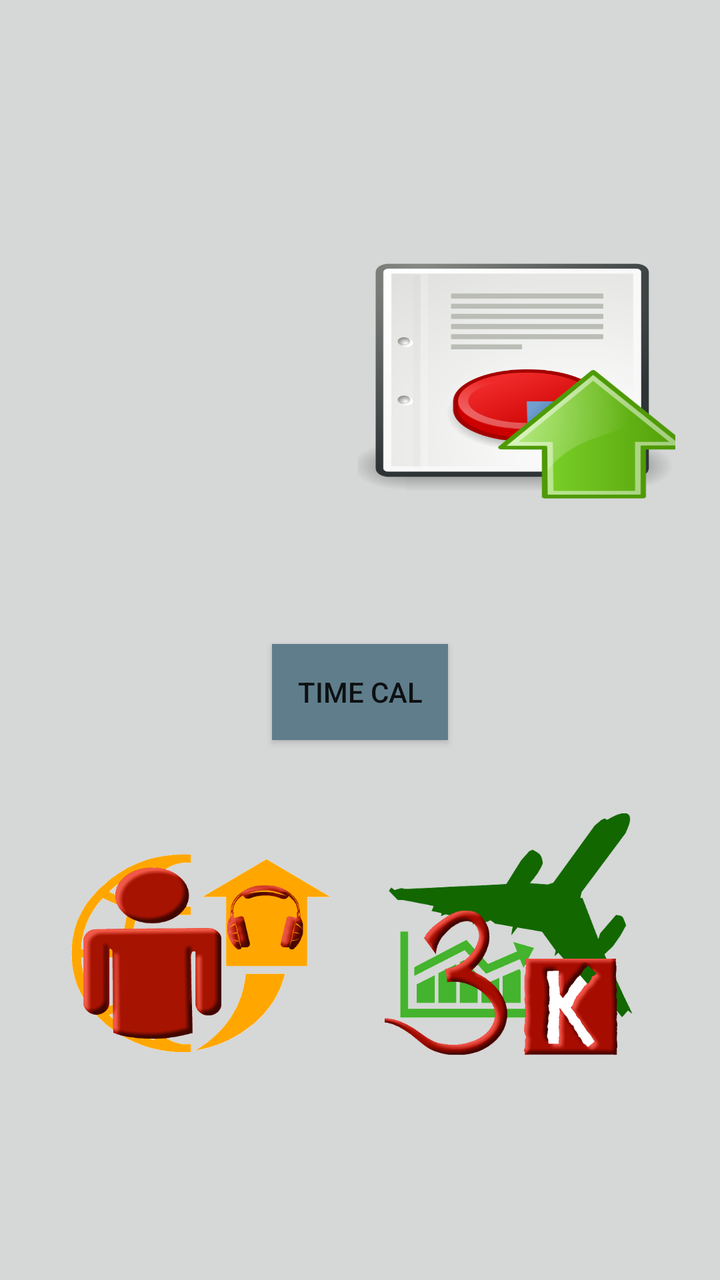
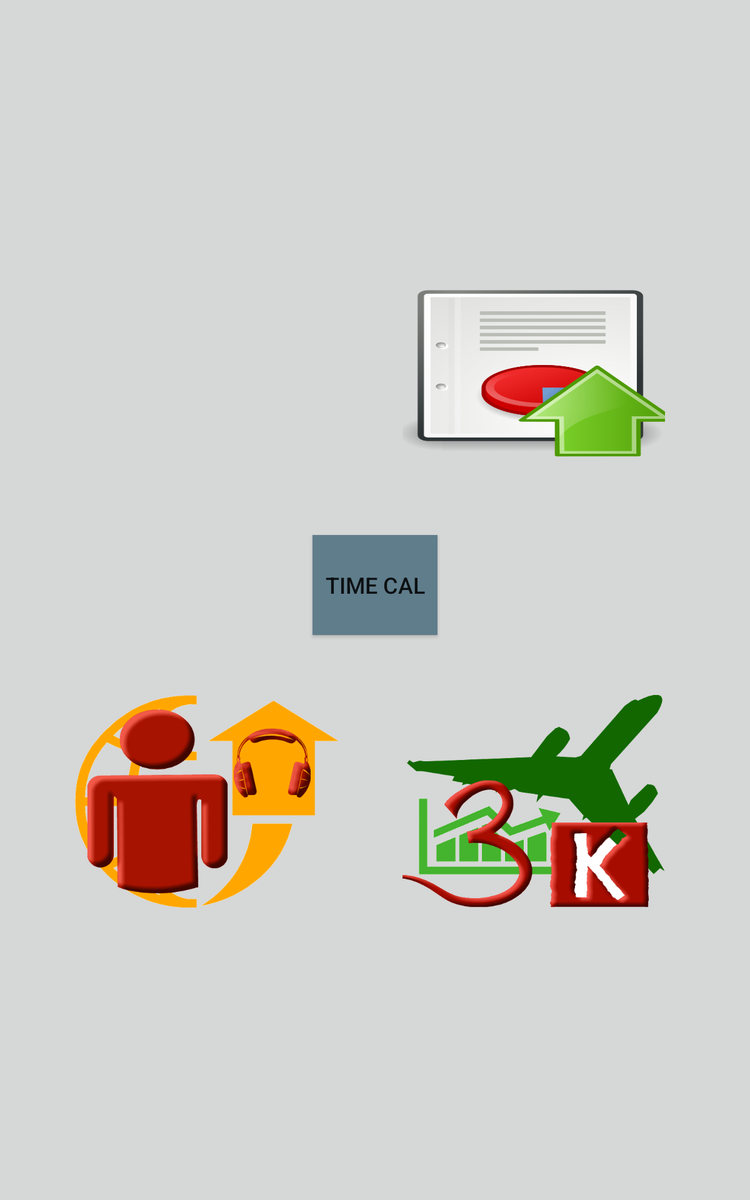

Two renders of one Android screen. The first uses the default layout on a phone; the second uses the alternative layout the repository ships for a different screen configuration, on a matching device. The two XML files are below.
<!-- AndroidManifest.xml: application theme AppTheme -->
<!-- res/layout/activity_menu.xml -->
<?xml version="1.0" encoding="utf-8"?>
<android.support.constraint.ConstraintLayout xmlns:android="http://schemas.android.com/apk/res/android"
    xmlns:app="http://schemas.android.com/apk/res-auto"
    xmlns:tools="http://schemas.android.com/tools"
    android:id="@+id/MenuFondo"
    android:layout_width="match_parent"
    android:layout_height="match_parent"
    android:background="?attr/colorButtonNormal"
    tools:context="apps.paquete.andres.operat11.Menu"
    tools:layout_editor_absoluteY="81dp">

    <ImageButton
        android:id="@+id/CalculatorButton"
        android:layout_width="158dp"
        android:layout_height="151dp"
        android:layout_gravity="center"
        android:layout_marginStart="8dp"
        android:layout_marginLeft="8dp"
        android:layout_marginTop="32dp"
        android:layout_marginBottom="40dp"
        android:layout_weight="1"
        android:adjustViewBounds="true"
        android:background="@mipmap/calculator"
        android:contentDescription="@string/CalcBoton"
        android:onClick="GetCalculator"
        android:scaleType="centerInside"
        app:layout_constraintBottom_toTopOf="@+id/RadioButton"
        app:layout_constraintEnd_toStartOf="@+id/FullButton"
        app:layout_constraintStart_toStartOf="parent"
        app:layout_constraintTop_toTopOf="parent" />

    <ImageButton
        android:id="@+id/FullButton"
        android:layout_width="159dp"
        android:layout_height="150dp"
        android:layout_gravity="center"
        android:layout_marginTop="32dp"
        android:layout_marginEnd="16dp"
        android:layout_marginRight="16dp"
        android:layout_marginBottom="32dp"
        android:layout_weight="1"
        android:adjustViewBounds="true"
        android:background="@mipmap/report"
        android:contentDescription="@string/FullBoton"
        android:onClick="GetFull"
        android:scaleType="centerInside"
        app:layout_constraintBottom_toTopOf="@+id/ContadorBotton"
        app:layout_constraintEnd_toEndOf="parent"
        app:layout_constraintStart_toEndOf="@+id/CalculatorButton"
        app:layout_constraintTop_toTopOf="parent" />

    <ImageButton
        android:id="@+id/RadioButton"
        android:layout_width="129dp"
        android:layout_height="99dp"
        android:layout_gravity="center"
        android:layout_marginStart="8dp"
        android:layout_marginLeft="8dp"
        android:layout_marginTop="40dp"
        android:layout_marginBottom="32dp"
        android:layout_weight="1"
        android:adjustViewBounds="true"
        android:background="@mipmap/operador"
        android:contentDescription="@string/RadioBotton"
        android:onClick="GetRadioPage"
        android:scaleType="centerInside"
        app:layout_constraintBottom_toBottomOf="parent"
        app:layout_constraintEnd_toStartOf="@+id/ContadorBotton"
        app:layout_constraintStart_toStartOf="parent"
        app:layout_constraintTop_toBottomOf="@+id/CalculatorButton" />

    <ImageButton
        android:id="@+id/ContadorBotton"
        android:layout_width="124dp"
        android:layout_height="121dp"
        android:layout_gravity="center"
        android:layout_marginTop="32dp"
        android:layout_marginEnd="16dp"
        android:layout_marginRight="16dp"
        android:layout_marginBottom="32dp"
        android:layout_weight="1"
        android:adjustViewBounds="true"
        android:background="@mipmap/plancontador"
        android:contentDescription="@string/ContBoton"
        android:onClick="GetContadorPage"
        android:scaleType="centerInside"
        app:layout_constraintBottom_toBottomOf="parent"
        app:layout_constraintEnd_toEndOf="parent"
        app:layout_constraintStart_toEndOf="@+id/RadioButton"
        app:layout_constraintTop_toBottomOf="@+id/FullButton" />

    <Button
        android:id="@+id/button"
        android:layout_width="wrap_content"
        android:layout_height="wrap_content"
        android:layout_marginTop="8dp"
        android:layout_marginBottom="8dp"
        android:background="#607D8B"
        android:contentDescription="@string/ContBoton"
        android:onClick="GetOperatorPage"
        android:text="@string/btCaloperacion"
        app:layout_constraintBottom_toTopOf="@+id/RadioButton"
        app:layout_constraintEnd_toEndOf="parent"
        app:layout_constraintStart_toStartOf="parent"
        app:layout_constraintTop_toBottomOf="@+id/CalculatorButton" />

</android.support.constraint.ConstraintLayout>
<!-- resources referenced by this layout -->
<resources>
  <!-- mipmap operador: png bitmap (mipmap-xxxhdpi, 38506 bytes) -->
  <!-- mipmap plancontador: png bitmap (mipmap-xxxhdpi, 48478 bytes) -->
  <!-- mipmap report: png bitmap (mipmap-xxxhdpi, 52889 bytes) -->
  <string name="CalcBoton">TODO</string>
  <string name="ContBoton">TODO</string>
  <string name="FullBoton">TODO</string>
  <string name="RadioBotton">TODO</string>
  <string name="btCaloperacion">Time Cal</string>
  <style name="AppTheme" parent="Base.Theme.AppCompat.Light.DarkActionBar">
  
      <item name="colorPrimary">@color/colorPrimary</item>
      <item name="colorPrimaryDark">@color/colorPrimaryDark</item>
      <item name="colorAccent">@color/colorAccent</item>
  </style>
  <color name="colorPrimary">#6897BB</color>
  <color name="colorPrimaryDark">#26699C</color>
  <color name="colorAccent">#757575</color>
</resources>
<!-- res/layout-sw600dp/activity_menu.xml (the repository's variant of the layout above) -->
<!-- drawn on a 7-inch tablet held upright -->
<?xml version="1.0" encoding="utf-8"?>
<android.support.constraint.ConstraintLayout xmlns:android="http://schemas.android.com/apk/res/android"
    xmlns:app="http://schemas.android.com/apk/res-auto"
    xmlns:tools="http://schemas.android.com/tools"
    android:id="@+id/MenuFondo"
    android:layout_width="match_parent"
    android:layout_height="match_parent"
    android:background="?attr/colorButtonNormal"
    tools:context="apps.paquete.andres.operat11.Menu"
    tools:layout_editor_absoluteY="81dp">

    <ImageButton
        android:id="@+id/contadorBotton"
        android:layout_width="210dp"
        android:layout_height="170dp"
        android:layout_gravity="center"
        android:layout_marginTop="177dp"
        android:layout_marginEnd="16dp"
        android:layout_marginRight="16dp"
        android:layout_marginBottom="235dp"
        android:layout_weight="1"
        android:adjustViewBounds="true"
        android:background="@mipmap/plancontador"
        android:contentDescription="@string/ContBoton"
        android:onClick="GetContadorPage"
        android:scaleType="centerInside"
        app:layout_constraintBottom_toBottomOf="parent"
        app:layout_constraintEnd_toEndOf="parent"
        app:layout_constraintStart_toEndOf="@+id/radioButton"
        app:layout_constraintTop_toBottomOf="@+id/FullButton" />

    <ImageButton
        android:id="@+id/radioButton"
        android:layout_width="210dp"
        android:layout_height="170dp"
        android:layout_marginStart="8dp"
        android:layout_marginLeft="8dp"
        android:layout_marginTop="177dp"
        android:layout_marginBottom="235dp"
        android:adjustViewBounds="true"
        android:background="@mipmap/operador"
        android:contentDescription="@string/RadioBotton"
        android:onClick="GetRadioPage"
        android:scaleType="centerInside"
        app:layout_constraintBottom_toBottomOf="parent"
        app:layout_constraintEnd_toStartOf="@+id/contadorBotton"
        app:layout_constraintStart_toStartOf="parent"
        app:layout_constraintTop_toBottomOf="@+id/CalculatorButton" />

    <ImageButton
        android:id="@+id/CalculatorButton"
        android:layout_width="210dp"
        android:layout_height="170dp"
        android:layout_marginStart="8dp"
        android:layout_marginLeft="8dp"
        android:layout_marginTop="210dp"
        android:adjustViewBounds="true"
        android:background="@mipmap/calculator"
        android:contentDescription="@string/CalcBoton"
        android:onClick="GetCalculator"
        android:scaleType="centerInside"
        app:layout_constraintEnd_toStartOf="@+id/FullButton"
        app:layout_constraintStart_toStartOf="parent"
        app:layout_constraintTop_toTopOf="parent" />

    <ImageButton
        android:id="@+id/FullButton"
        android:layout_width="210dp"
        android:layout_height="170dp"
        android:layout_marginTop="210dp"
        android:layout_marginEnd="16dp"
        android:layout_marginRight="16dp"
        android:adjustViewBounds="true"
        android:background="@mipmap/report"
        android:contentDescription="@string/FullBoton"
        android:onClick="GetFull"
        android:scaleType="centerInside"
        app:layout_constraintEnd_toEndOf="parent"
        app:layout_constraintStart_toEndOf="@+id/CalculatorButton"
        app:layout_constraintTop_toTopOf="parent" />

    <Button
        android:id="@+id/button"
        android:layout_width="100dp"
        android:layout_height="80dp"
        android:background="#607D8B"
        android:contentDescription="@string/ContBoton"
        android:onClick="GetOperatorPage"
        android:text="@string/btCaloperacion"
        android:textSize="18sp"
        app:layout_constraintBottom_toTopOf="@+id/radioButton"
        app:layout_constraintEnd_toEndOf="parent"
        app:layout_constraintStart_toStartOf="parent"
        app:layout_constraintTop_toBottomOf="@+id/CalculatorButton" />
</android.support.constraint.ConstraintLayout>
